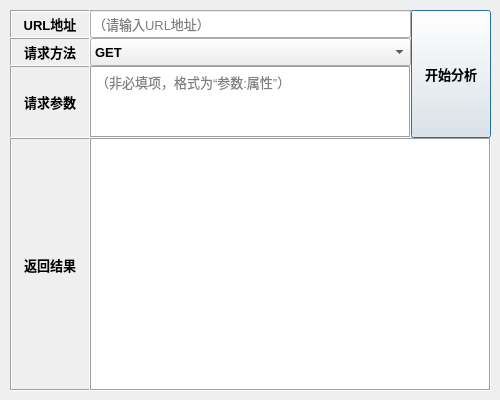
<?xml version="1.0" encoding="UTF-8"?>
<ui version="4.0">
 <class>Form</class>
 <widget class="QWidget" name="Form">
  <property name="windowModality">
   <enum>Qt::ApplicationModal</enum>
  </property>
  <property name="geometry">
   <rect>
    <x>0</x>
    <y>0</y>
    <width>500</width>
    <height>400</height>
   </rect>
  </property>
  <property name="windowTitle">
   <string>HTTP分析器  by ShellC</string>
  </property>
  <property name="windowIcon">
   <iconset>
    <normaloff>../../OneDrive/图片/db7271a1bb4fb98f7303a5f6d1a7e2ee (2).png</normaloff>../../OneDrive/图片/db7271a1bb4fb98f7303a5f6d1a7e2ee (2).png</iconset>
  </property>
  <widget class="QFrame" name="frame">
   <property name="geometry">
    <rect>
     <x>10</x>
     <y>10</y>
     <width>481</width>
     <height>381</height>
    </rect>
   </property>
   <property name="sizePolicy">
    <sizepolicy hsizetype="Preferred" vsizetype="Preferred">
     <horstretch>0</horstretch>
     <verstretch>0</verstretch>
    </sizepolicy>
   </property>
   <property name="frameShape">
    <enum>QFrame::Box</enum>
   </property>
   <property name="frameShadow">
    <enum>QFrame::Sunken</enum>
   </property>
   <widget class="QWidget" name="layoutWidget">
    <property name="geometry">
     <rect>
      <x>0</x>
      <y>0</y>
      <width>481</width>
      <height>381</height>
     </rect>
    </property>
    <layout class="QGridLayout" name="gridLayout" rowstretch="1,1,2,9" columnstretch="9,1">
     <property name="sizeConstraint">
      <enum>QLayout::SetDefaultConstraint</enum>
     </property>
     <property name="spacing">
      <number>0</number>
     </property>
     <item row="0" column="0">
      <layout class="QHBoxLayout" name="horizontalLayout" stretch="2,8">
       <property name="spacing">
        <number>0</number>
       </property>
       <property name="sizeConstraint">
        <enum>QLayout::SetDefaultConstraint</enum>
       </property>
       <property name="leftMargin">
        <number>0</number>
       </property>
       <property name="topMargin">
        <number>0</number>
       </property>
       <property name="rightMargin">
        <number>0</number>
       </property>
       <property name="bottomMargin">
        <number>0</number>
       </property>
       <item>
        <widget class="QLabel" name="label_1">
         <property name="sizePolicy">
          <sizepolicy hsizetype="Expanding" vsizetype="Expanding">
           <horstretch>0</horstretch>
           <verstretch>0</verstretch>
          </sizepolicy>
         </property>
         <property name="font">
          <font>
           <pointsize>10</pointsize>
           <bold>true</bold>
          </font>
         </property>
         <property name="focusPolicy">
          <enum>Qt::NoFocus</enum>
         </property>
         <property name="frameShape">
          <enum>QFrame::Panel</enum>
         </property>
         <property name="frameShadow">
          <enum>QFrame::Sunken</enum>
         </property>
         <property name="text">
          <string>URL地址</string>
         </property>
         <property name="alignment">
          <set>Qt::AlignCenter</set>
         </property>
        </widget>
       </item>
       <item>
        <widget class="QLineEdit" name="inputURL">
         <property name="sizePolicy">
          <sizepolicy hsizetype="Expanding" vsizetype="Expanding">
           <horstretch>0</horstretch>
           <verstretch>0</verstretch>
          </sizepolicy>
         </property>
         <property name="font">
          <font>
           <pointsize>10</pointsize>
          </font>
         </property>
         <property name="frame">
          <bool>true</bool>
         </property>
         <property name="placeholderText">
          <string>（请输入URL地址）</string>
         </property>
        </widget>
       </item>
      </layout>
     </item>
     <item row="1" column="0">
      <layout class="QHBoxLayout" name="horizontalLayout_2" stretch="2,8">
       <property name="spacing">
        <number>0</number>
       </property>
       <item>
        <widget class="QLabel" name="label_2">
         <property name="sizePolicy">
          <sizepolicy hsizetype="Expanding" vsizetype="Expanding">
           <horstretch>0</horstretch>
           <verstretch>0</verstretch>
          </sizepolicy>
         </property>
         <property name="font">
          <font>
           <pointsize>10</pointsize>
           <bold>true</bold>
          </font>
         </property>
         <property name="focusPolicy">
          <enum>Qt::NoFocus</enum>
         </property>
         <property name="frameShape">
          <enum>QFrame::Panel</enum>
         </property>
         <property name="frameShadow">
          <enum>QFrame::Sunken</enum>
         </property>
         <property name="text">
          <string>请求方法</string>
         </property>
         <property name="alignment">
          <set>Qt::AlignCenter</set>
         </property>
        </widget>
       </item>
       <item>
        <widget class="QComboBox" name="inputMethod">
         <property name="sizePolicy">
          <sizepolicy hsizetype="Expanding" vsizetype="Expanding">
           <horstretch>0</horstretch>
           <verstretch>0</verstretch>
          </sizepolicy>
         </property>
         <property name="font">
          <font>
           <pointsize>10</pointsize>
           <bold>true</bold>
          </font>
         </property>
         <property name="layoutDirection">
          <enum>Qt::LeftToRight</enum>
         </property>
         <property name="sizeAdjustPolicy">
          <enum>QComboBox::AdjustToContentsOnFirstShow</enum>
         </property>
         <item>
          <property name="text">
           <string>GET</string>
          </property>
         </item>
         <item>
          <property name="text">
           <string>POST</string>
          </property>
         </item>
        </widget>
       </item>
      </layout>
     </item>
     <item row="3" column="0" colspan="2">
      <layout class="QHBoxLayout" name="horizontalLayout_4" stretch="2,10">
       <property name="spacing">
        <number>0</number>
       </property>
       <item>
        <widget class="QLabel" name="label_4">
         <property name="sizePolicy">
          <sizepolicy hsizetype="Expanding" vsizetype="Expanding">
           <horstretch>0</horstretch>
           <verstretch>0</verstretch>
          </sizepolicy>
         </property>
         <property name="font">
          <font>
           <pointsize>10</pointsize>
           <bold>true</bold>
          </font>
         </property>
         <property name="focusPolicy">
          <enum>Qt::NoFocus</enum>
         </property>
         <property name="frameShape">
          <enum>QFrame::Panel</enum>
         </property>
         <property name="frameShadow">
          <enum>QFrame::Sunken</enum>
         </property>
         <property name="text">
          <string>返回结果</string>
         </property>
         <property name="alignment">
          <set>Qt::AlignCenter</set>
         </property>
        </widget>
       </item>
       <item>
        <widget class="QTextBrowser" name="inputResult">
         <property name="sizePolicy">
          <sizepolicy hsizetype="Expanding" vsizetype="Expanding">
           <horstretch>0</horstretch>
           <verstretch>0</verstretch>
          </sizepolicy>
         </property>
         <property name="font">
          <font>
           <pointsize>10</pointsize>
          </font>
         </property>
         <property name="frameShape">
          <enum>QFrame::Box</enum>
         </property>
        </widget>
       </item>
      </layout>
     </item>
     <item row="2" column="0">
      <layout class="QHBoxLayout" name="horizontalLayout_3" stretch="2,8">
       <property name="spacing">
        <number>0</number>
       </property>
       <item>
        <widget class="QLabel" name="label_3">
         <property name="sizePolicy">
          <sizepolicy hsizetype="Expanding" vsizetype="Expanding">
           <horstretch>0</horstretch>
           <verstretch>0</verstretch>
          </sizepolicy>
         </property>
         <property name="font">
          <font>
           <pointsize>10</pointsize>
           <bold>true</bold>
          </font>
         </property>
         <property name="focusPolicy">
          <enum>Qt::NoFocus</enum>
         </property>
         <property name="frameShape">
          <enum>QFrame::Panel</enum>
         </property>
         <property name="frameShadow">
          <enum>QFrame::Sunken</enum>
         </property>
         <property name="text">
          <string>请求参数</string>
         </property>
         <property name="alignment">
          <set>Qt::AlignCenter</set>
         </property>
        </widget>
       </item>
       <item>
        <widget class="QTextEdit" name="inputOpt">
         <property name="sizePolicy">
          <sizepolicy hsizetype="Expanding" vsizetype="Expanding">
           <horstretch>0</horstretch>
           <verstretch>2</verstretch>
          </sizepolicy>
         </property>
         <property name="font">
          <font>
           <pointsize>10</pointsize>
          </font>
         </property>
         <property name="contextMenuPolicy">
          <enum>Qt::DefaultContextMenu</enum>
         </property>
         <property name="frameShape">
          <enum>QFrame::Box</enum>
         </property>
         <property name="markdown">
          <string/>
         </property>
         <property name="html">
          <string>&lt;!DOCTYPE HTML PUBLIC &quot;-//W3C//DTD HTML 4.0//EN&quot; &quot;http://www.w3.org/TR/REC-html40/strict.dtd&quot;&gt;
&lt;html&gt;&lt;head&gt;&lt;meta name=&quot;qrichtext&quot; content=&quot;1&quot; /&gt;&lt;meta charset=&quot;utf-8&quot; /&gt;&lt;style type=&quot;text/css&quot;&gt;
p, li { white-space: pre-wrap; }
hr { height: 1px; border-width: 0; }
&lt;/style&gt;&lt;/head&gt;&lt;body style=&quot; font-family:'Microsoft YaHei UI'; font-size:10pt; font-weight:400; font-style:normal;&quot;&gt;
&lt;p style=&quot;-qt-paragraph-type:empty; margin-top:0px; margin-bottom:0px; margin-left:0px; margin-right:0px; -qt-block-indent:0; text-indent:0px; font-size:9pt;&quot;&gt;&lt;br /&gt;&lt;/p&gt;&lt;/body&gt;&lt;/html&gt;</string>
         </property>
         <property name="placeholderText">
          <string>（非必填项，格式为“参数:属性”）</string>
         </property>
        </widget>
       </item>
      </layout>
     </item>
     <item row="0" column="1" rowspan="3">
      <widget class="QPushButton" name="buttonAnylast">
       <property name="sizePolicy">
        <sizepolicy hsizetype="Expanding" vsizetype="Expanding">
         <horstretch>0</horstretch>
         <verstretch>0</verstretch>
        </sizepolicy>
       </property>
       <property name="sizeIncrement">
        <size>
         <width>0</width>
         <height>0</height>
        </size>
       </property>
       <property name="font">
        <font>
         <pointsize>10</pointsize>
         <bold>true</bold>
        </font>
       </property>
       <property name="autoFillBackground">
        <bool>false</bool>
       </property>
       <property name="text">
        <string>开始分析</string>
       </property>
       <property name="autoDefault">
        <bool>false</bool>
       </property>
       <property name="default">
        <bool>true</bool>
       </property>
       <property name="flat">
        <bool>false</bool>
       </property>
      </widget>
     </item>
    </layout>
   </widget>
  </widget>
 </widget>
 <resources/>
 <connections/>
</ui>
